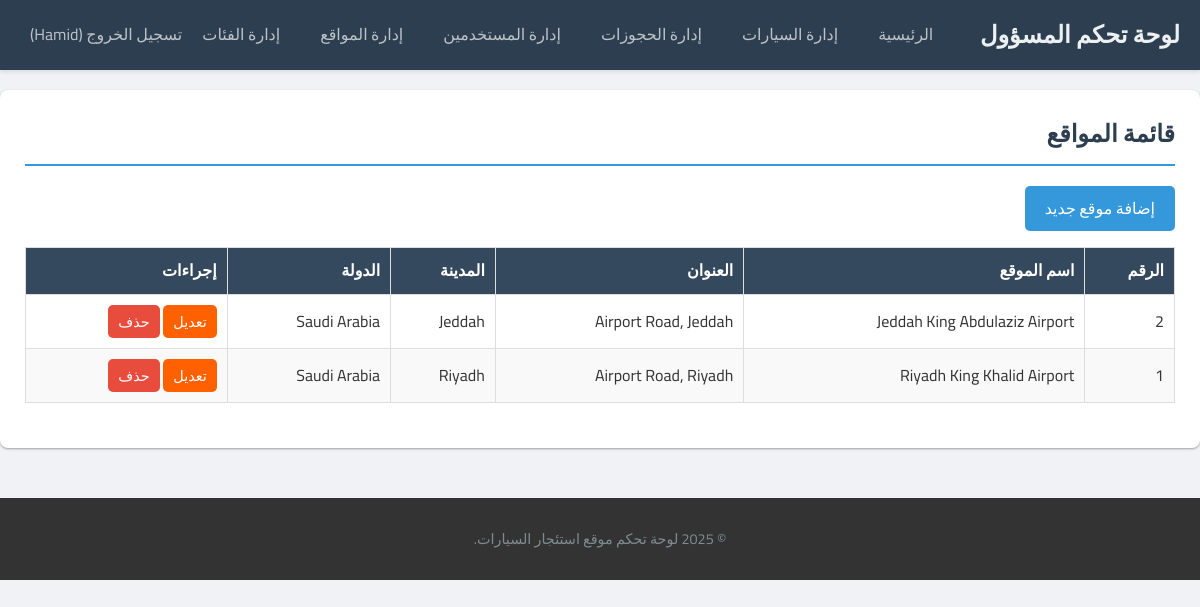
The app's page /admin/manage_locations.php (signed in) with its own data.
### tables this page shows
CREATE TABLE `locations` (
  `id` int(11) NOT NULL,
  `name` varchar(100) NOT NULL,
  `address` text NOT NULL,
  `city` varchar(50) NOT NULL,
  `country` varchar(50) NOT NULL
);

### admin/manage_locations.php (the view, shortened to what this page needs)
<?php
require_once __DIR__ . '/includes/admin_header.php';
$error = '';
$edit_location = null;
$action = isset($_GET['action']) ? $_GET['action'] : 'list';
$locations_query = "SELECT * FROM locations ORDER BY country, city, name ASC";
$locations_result = $conn->query($locations_query);
?>
<?php if ($action === 'add' || ($action === 'edit' && $edit_location)): ?>
    <h2><?php echo ($action === 'add' ? 'إضافة موقع جديد' : 'تعديل الموقع: ' . htmlspecialchars($edit_location['name'] ?? '')); ?></h2>
    <?php if ($error): ?>
        <div class="admin-alert admin-alert-danger"><?php echo htmlspecialchars($error); ?></div>
    <?php endif; ?>
    <form action="manage_locations.php" method="POST" class="admin-form">
        <?php if ($action === 'edit'): ?>
            <input type="hidden" name="location_id" value="<?php echo $edit_location['id']; ?>">
        <?php endif; ?>
        <div class="form-group">
            <label for="name">اسم الموقع (مثل: فرع المطار، فرع وسط المدينة):</label>
            <input type="text" id="name" name="name" value="<?php echo htmlspecialchars($edit_location['name'] ?? ''); ?>" required>
        </div>
        <div class="form-group">
            <label for="address">العنوان التفصيلي:</label>
            <input type="text" id="address" name="address" value="<?php echo htmlspecialchars($edit_location['address'] ?? ''); ?>" required>
        </div>
        <div class="form-group">
            <label for="city">المدينة:</label>
            <input type="text" id="city" name="city" value="<?php echo htmlspecialchars($edit_location['city'] ?? ''); ?>" required>
        </div>
        <div class="form-group">
            <label for="country">الدولة:</label>
            <input type="text" id="country" name="country" value="<?php echo htmlspecialchars($edit_location['country'] ?? ''); ?>" required>
        </div>
        <button type="submit" class="btn"><?php echo ($action === 'add' ? 'إضافة الموقع' : 'تحديث الموقع'); ?></button>
        <a href="manage_locations.php" class="btn btn-secondary">إلغاء</a>
    </form>
<?php else: ?>
    <h2>قائمة المواقع</h2>
    <p><a href="manage_locations.php?action=add" class="btn btn-primary">إضافة موقع جديد</a></p>
    <table id="locationsTable" class="admin-table display">
        <thead>
            <tr>
                <th>الرقم</th>
                <th>اسم الموقع</th>
                <th>العنوان</th>
                <th>المدينة</th>
                <th>الدولة</th>
                <th>إجراءات</th>
            </tr>
        </thead>
        <tbody>
            <?php if ($locations_result && $locations_result->num_rows > 0): ?>
                <?php while($location = $locations_result->fetch_assoc()): ?>
                <tr>
                    <td><?php echo $location['id']; ?></td>
                    <td><?php echo htmlspecialchars($location['name']); ?></td>
                    <td><?php echo htmlspecialchars($location['address']); ?></td>
                    <td><?php echo htmlspecialchars($location['city']); ?></td>
                    <td><?php echo htmlspecialchars($location['country']); ?></td>
                    <td>
                        <a href="manage_locations.php?action=edit&id=<?php echo $location['id']; ?>" class="btn btn-sm">تعديل</a>
                        <a href="manage_locations.php?action=delete&id=<?php echo $location['id']; ?>" class="btn btn-sm btn-danger" onclick="return confirm('هل أنت متأكد أنك تريد حذف هذا الموقع؟');">حذف</a>
                    </td>
                </tr>
                <?php endwhile; ?>
            <?php else: ?>
                <tr><td colspan="6">لا توجد مواقع لعرضها حالياً.</td></tr>
            <?php endif; ?>
        </tbody>
    </table>
<?php endif; ?>
<?php require_once __DIR__ . '/includes/admin_footer.php'; ?>

### assets/css/style.css (style rules this page uses)
:root { --primary-color: #007bff; --primary-color-dark: #0056b3; --primary-color-light: #5cacee; --secondary-color: #6c757d; --secondary-color-dark: #5a6268; --accent-color: #ff6000; --accent-color-dark: #e05500; --text-color: #333; --text-color-muted: #666; --light-text-color: #f8f9fa; --link-color: var(--primary-color); --link-hover-color: var(--primary-color-dark); --body-bg-color: #f4f4f4; --light-bg-color: #f8f9fa; --dark-bg-color: #2c3e50; --navbar-bg-color: #ffffff; --navbar-text-color: var(--text-color); --navbar-link-hover-color: var(--primary-color); --navbar-border-color: #e9ecef; --border-color: #dee2e6; --border-color-light: #f0f0f0; --success-color: #28a745; --success-bg-color: #d4edda; --success-border-color: #c3e6cb; --success-text-color: #155724; --danger-color: #dc3545; --danger-bg-color: #f8d7da; --danger-border-color: #f5c6cb; --danger-text-color: #721c24; --warning-color: #ffc107; --warning-bg-color: #fff3cd; --warning-border-color: #ffeeba; --warning-text-color: #856404; --info-color: #17a2b8; --info-bg-color: #d1ecf1; --info-border-color: #bee5eb; --info-text-color: #0c5460; --card-shadow: 0 4px 15px rgba(0, 0, 0, 0.07); --card-hover-shadow: 0 8px 25px rgba(0, 0, 0, 0.1); --navbar-shadow: 0 2px 5px rgba(0,0,0,0.07); --font-family-base: 'Tahoma', 'Helvetica Neue', Arial, sans-serif; --font-family-headings: 'Helvetica Neue', 'Segoe UI', Tahoma, Arial, sans-serif; --font-size-base: 16px; --line-height-base: 1.6; --border-radius-sm: 0.2rem; --border-radius-base: 0.375rem; --border-radius-lg: 0.5rem; }
body { font-family: cairo; font-size: 16px; font-weight: 400; line-height: 1.6; color: #333; direction: rtl; margin: 0; padding: 0; background-color: #f4f4f4; color: #333; direction: rtl; line-height: 1.6; }
.btn { display: inline-block; background: #ff6000; color: #fff; padding: 10px 20px; text-decoration: none; border: none; border-radius: 5px; cursor: pointer; font-size: 1rem; transition: background-color 0.3s ease; }
.btn-primary { background-color: #007bff; }

### assets/css/admin_style.css (style rules this page uses)
body.admin-body { background-color: #f0f2f5; font-family: 'Cairo', sans-serif; color: #333; }
.admin-main h1, .admin-main h2 { color: #2c3e50; margin-top: 0; margin-bottom: 20px; border-bottom: 2px solid #3498db; padding-bottom: 10px; }
.admin-table { width: 100%; border-collapse: collapse; margin-bottom: 20px; }
.admin-table th, .admin-table td { border: 1px solid #ddd; padding: 10px; text-align: right; }
.admin-table th { background-color: #34495e; color: #fff; font-weight: bold; }
.admin-table tbody tr:nth-child(even) { background-color: #f9f9f9; }
.btn-primary { background-color: #3498db; }
.btn-danger { background-color: #e74c3c; }
.btn-sm { padding: 5px 10px; font-size: 0.9em; }

### records on screen
locations: id "2", name "Jeddah King Abdulaziz Airport", address "Airport Road, Jeddah", city "Jeddah", country "Saudi Arabia"
locations: id "1", name "Riyadh King Khalid Airport", address "Airport Road, Riyadh", city "Riyadh", country "Saudi Arabia"

### other values on screen
$_SESSION['user_name'] "Hamid"
